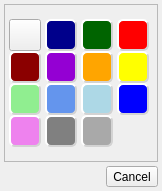
<?xml version="1.0" encoding="UTF-8"?>
<ui version="4.0">
 <class>DialogIrcColorDialog</class>
 <widget class="QDialog" name="DialogIrcColorDialog">
  <property name="geometry">
   <rect>
    <x>0</x>
    <y>0</y>
    <width>162</width>
    <height>191</height>
   </rect>
  </property>
  <property name="windowTitle">
   <string>Choose An Irc Supported Color</string>
  </property>
  <property name="windowIcon">
   <iconset resource="../Resource.qrc">
    <normaloff>:/Resource/Generic/Skin.png</normaloff>:/Resource/Generic/Skin.png</iconset>
  </property>
  <layout class="QGridLayout" name="gridLayout">
   <property name="margin">
    <number>4</number>
   </property>
   <property name="spacing">
    <number>4</number>
   </property>
   <item row="1" column="1">
    <layout class="QVBoxLayout" name="verticalLayout">
     <item>
      <widget class="QToolButton" name="toolButtonCancel">
       <property name="text">
        <string>Cancel</string>
       </property>
      </widget>
     </item>
    </layout>
   </item>
   <item row="1" column="0">
    <spacer name="horizontalSpacer">
     <property name="orientation">
      <enum>Qt::Horizontal</enum>
     </property>
     <property name="sizeHint" stdset="0">
      <size>
       <width>40</width>
       <height>20</height>
      </size>
     </property>
    </spacer>
   </item>
   <item row="0" column="0" colspan="2">
    <widget class="QFrame" name="frame">
     <property name="sizePolicy">
      <sizepolicy hsizetype="Preferred" vsizetype="Expanding">
       <horstretch>0</horstretch>
       <verstretch>0</verstretch>
      </sizepolicy>
     </property>
     <property name="frameShape">
      <enum>QFrame::StyledPanel</enum>
     </property>
     <property name="frameShadow">
      <enum>QFrame::Raised</enum>
     </property>
     <layout class="QVBoxLayout" name="verticalLayout_2">
      <property name="spacing">
       <number>0</number>
      </property>
      <property name="margin">
       <number>0</number>
      </property>
      <item>
       <layout class="QGridLayout" name="gridLayout_2">
        <item row="0" column="0">
         <widget class="QToolButton" name="toolButtonDefault">
          <property name="minimumSize">
           <size>
            <width>32</width>
            <height>32</height>
           </size>
          </property>
          <property name="toolTip">
           <string>Default Color</string>
          </property>
          <property name="styleSheet">
           <string notr="true"/>
          </property>
          <property name="text">
           <string/>
          </property>
          <property name="icon">
           <iconset resource="../Resource.qrc">
            <normaloff>:/Resource/Generic/Skin.png</normaloff>:/Resource/Generic/Skin.png</iconset>
          </property>
          <property name="iconSize">
           <size>
            <width>24</width>
            <height>24</height>
           </size>
          </property>
         </widget>
        </item>
        <item row="0" column="1">
         <widget class="QToolButton" name="toolButtonDarkBlue">
          <property name="minimumSize">
           <size>
            <width>32</width>
            <height>32</height>
           </size>
          </property>
          <property name="toolTip">
           <string>Navy</string>
          </property>
          <property name="styleSheet">
           <string notr="true">QToolButton { 
background-color: darkblue; 
border-style: outset; 
border-width: 2px;	
border-radius: 6px; 
border-color: lightgrey; 
}</string>
          </property>
          <property name="text">
           <string/>
          </property>
          <property name="iconSize">
           <size>
            <width>16</width>
            <height>16</height>
           </size>
          </property>
         </widget>
        </item>
        <item row="0" column="2">
         <widget class="QToolButton" name="toolButtonDarkGreen">
          <property name="minimumSize">
           <size>
            <width>32</width>
            <height>32</height>
           </size>
          </property>
          <property name="toolTip">
           <string>Dark Green</string>
          </property>
          <property name="styleSheet">
           <string notr="true">QToolButton { 
background-color: darkgreen; 
border-style: outset; 
border-width: 2px;	
border-radius: 6px; 
border-color: lightgrey; 
}</string>
          </property>
          <property name="text">
           <string/>
          </property>
          <property name="iconSize">
           <size>
            <width>16</width>
            <height>16</height>
           </size>
          </property>
         </widget>
        </item>
        <item row="0" column="3">
         <widget class="QToolButton" name="toolButtonRed">
          <property name="minimumSize">
           <size>
            <width>32</width>
            <height>32</height>
           </size>
          </property>
          <property name="toolTip">
           <string>Red</string>
          </property>
          <property name="styleSheet">
           <string notr="true">QToolButton { 
background-color: red; 
border-style: outset; 
border-width: 2px;	
border-radius: 6px; 
border-color: lightgrey; 
}</string>
          </property>
          <property name="text">
           <string/>
          </property>
          <property name="iconSize">
           <size>
            <width>16</width>
            <height>16</height>
           </size>
          </property>
         </widget>
        </item>
        <item row="1" column="0">
         <widget class="QToolButton" name="toolButtonDarkRed">
          <property name="minimumSize">
           <size>
            <width>32</width>
            <height>32</height>
           </size>
          </property>
          <property name="toolTip">
           <string>Dark Red</string>
          </property>
          <property name="styleSheet">
           <string notr="true">QToolButton { 
background-color: darkred; 
border-style: outset; 
border-width: 2px;	
border-radius: 6px; 
border-color: lightgrey; 
}</string>
          </property>
          <property name="text">
           <string/>
          </property>
          <property name="iconSize">
           <size>
            <width>16</width>
            <height>16</height>
           </size>
          </property>
         </widget>
        </item>
        <item row="1" column="1">
         <widget class="QToolButton" name="toolButtonDarkViolet">
          <property name="minimumSize">
           <size>
            <width>32</width>
            <height>32</height>
           </size>
          </property>
          <property name="toolTip">
           <string>Dark Violet</string>
          </property>
          <property name="styleSheet">
           <string notr="true">QToolButton { 
background-color: darkviolet; 
border-style: outset; 
border-width: 2px;	
border-radius: 6px; 
border-color: lightgrey; 
}</string>
          </property>
          <property name="text">
           <string/>
          </property>
          <property name="iconSize">
           <size>
            <width>16</width>
            <height>16</height>
           </size>
          </property>
         </widget>
        </item>
        <item row="1" column="2">
         <widget class="QToolButton" name="toolButtonOrange">
          <property name="minimumSize">
           <size>
            <width>32</width>
            <height>32</height>
           </size>
          </property>
          <property name="toolTip">
           <string>Orange</string>
          </property>
          <property name="styleSheet">
           <string notr="true">QToolButton { 
background-color: orange; 
border-style: outset; 
border-width: 2px;	
border-radius: 6px; 
border-color: lightgrey; 
}</string>
          </property>
          <property name="text">
           <string/>
          </property>
          <property name="iconSize">
           <size>
            <width>16</width>
            <height>16</height>
           </size>
          </property>
         </widget>
        </item>
        <item row="1" column="3">
         <widget class="QToolButton" name="toolButtonYellow">
          <property name="minimumSize">
           <size>
            <width>32</width>
            <height>32</height>
           </size>
          </property>
          <property name="toolTip">
           <string>Yellow</string>
          </property>
          <property name="styleSheet">
           <string notr="true">QToolButton { 
background-color: yellow; 
border-style: outset; 
border-width: 2px;	
border-radius: 6px; 
border-color: lightgrey; 
}</string>
          </property>
          <property name="text">
           <string/>
          </property>
          <property name="iconSize">
           <size>
            <width>16</width>
            <height>16</height>
           </size>
          </property>
         </widget>
        </item>
        <item row="2" column="0">
         <widget class="QToolButton" name="toolButtonLightGreen">
          <property name="minimumSize">
           <size>
            <width>32</width>
            <height>32</height>
           </size>
          </property>
          <property name="toolTip">
           <string>Light Green</string>
          </property>
          <property name="styleSheet">
           <string notr="true">QToolButton { 
background-color: lightgreen; 
border-style: outset; 
border-width: 2px;	
border-radius: 6px; 
border-color: lightgrey; 
}</string>
          </property>
          <property name="text">
           <string/>
          </property>
          <property name="iconSize">
           <size>
            <width>16</width>
            <height>16</height>
           </size>
          </property>
         </widget>
        </item>
        <item row="2" column="1">
         <widget class="QToolButton" name="toolButtonCornFlowerBlue">
          <property name="minimumSize">
           <size>
            <width>32</width>
            <height>32</height>
           </size>
          </property>
          <property name="toolTip">
           <string>Cornflower Blue</string>
          </property>
          <property name="styleSheet">
           <string notr="true">QToolButton { 
background-color: cornflowerblue; 
border-style: outset; 
border-width: 2px;	
border-radius: 6px; 
border-color: lightgrey; 
}</string>
          </property>
          <property name="text">
           <string/>
          </property>
          <property name="iconSize">
           <size>
            <width>16</width>
            <height>16</height>
           </size>
          </property>
         </widget>
        </item>
        <item row="2" column="2">
         <widget class="QToolButton" name="toolButtonLightBlue">
          <property name="minimumSize">
           <size>
            <width>32</width>
            <height>32</height>
           </size>
          </property>
          <property name="toolTip">
           <string>Light Blue</string>
          </property>
          <property name="styleSheet">
           <string notr="true">QToolButton { 
background-color: lightblue; 
border-style: outset; 
border-width: 2px;	
border-radius: 6px; 
border-color: lightgrey; 
}</string>
          </property>
          <property name="text">
           <string/>
          </property>
          <property name="iconSize">
           <size>
            <width>16</width>
            <height>16</height>
           </size>
          </property>
         </widget>
        </item>
        <item row="2" column="3">
         <widget class="QToolButton" name="toolButtonBlue">
          <property name="minimumSize">
           <size>
            <width>32</width>
            <height>32</height>
           </size>
          </property>
          <property name="toolTip">
           <string>Blue</string>
          </property>
          <property name="styleSheet">
           <string notr="true">QToolButton { 
background-color: blue; 
border-style: outset; 
border-width: 2px;	
border-radius: 6px; 
border-color: lightgrey; 
}</string>
          </property>
          <property name="text">
           <string/>
          </property>
          <property name="iconSize">
           <size>
            <width>16</width>
            <height>16</height>
           </size>
          </property>
         </widget>
        </item>
        <item row="3" column="0">
         <widget class="QToolButton" name="toolButtonViolet">
          <property name="minimumSize">
           <size>
            <width>32</width>
            <height>32</height>
           </size>
          </property>
          <property name="acceptDrops">
           <bool>true</bool>
          </property>
          <property name="toolTip">
           <string>Violet</string>
          </property>
          <property name="styleSheet">
           <string notr="true">QToolButton { 
background-color: violet; 
border-style: outset; 
border-width: 2px;	
border-radius: 6px; 
border-color: lightgrey; 
}</string>
          </property>
          <property name="text">
           <string/>
          </property>
          <property name="iconSize">
           <size>
            <width>16</width>
            <height>16</height>
           </size>
          </property>
         </widget>
        </item>
        <item row="3" column="2">
         <widget class="QToolButton" name="toolButtonGray">
          <property name="minimumSize">
           <size>
            <width>32</width>
            <height>32</height>
           </size>
          </property>
          <property name="toolTip">
           <string>Gray</string>
          </property>
          <property name="styleSheet">
           <string notr="true">QToolButton { 
background-color: darkgray; 
border-style: outset; 
border-width: 2px;	
border-radius: 6px; 
border-color: lightgrey; 
}</string>
          </property>
          <property name="text">
           <string/>
          </property>
          <property name="iconSize">
           <size>
            <width>16</width>
            <height>16</height>
           </size>
          </property>
         </widget>
        </item>
        <item row="3" column="1">
         <widget class="QToolButton" name="toolButtonDarkGray">
          <property name="minimumSize">
           <size>
            <width>32</width>
            <height>32</height>
           </size>
          </property>
          <property name="toolTip">
           <string>Dark Gray</string>
          </property>
          <property name="styleSheet">
           <string notr="true">QToolButton { 
background-color: gray; 
border-style: outset; 
border-width: 2px;	
border-radius: 6px; 
border-color: lightgrey; 
}</string>
          </property>
          <property name="text">
           <string/>
          </property>
          <property name="iconSize">
           <size>
            <width>16</width>
            <height>16</height>
           </size>
          </property>
         </widget>
        </item>
       </layout>
      </item>
     </layout>
    </widget>
   </item>
  </layout>
 </widget>
 <resources>
  <include location="../Resource.qrc"/>
 </resources>
 <connections/>
</ui>
